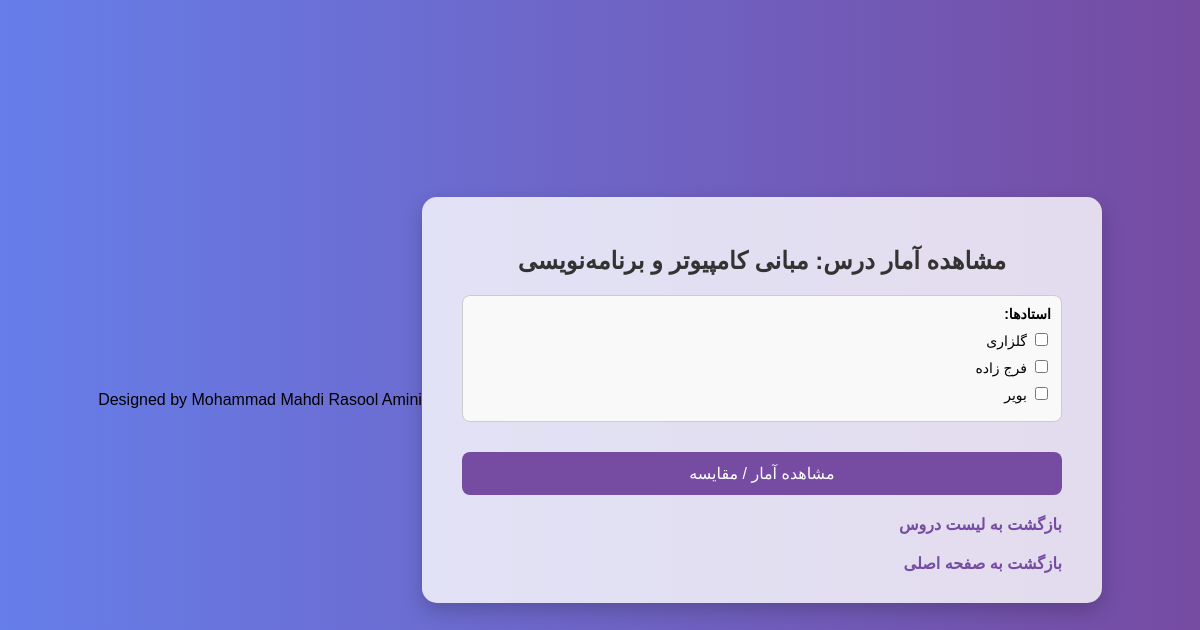
The page /stats/1 on the database its author committed.
### tables this page shows
CREATE TABLE Courses (
    id INTEGER PRIMARY KEY AUTOINCREMENT,
    name TEXT
, category TEXT);

CREATE TABLE Professors (
    id INTEGER PRIMARY KEY AUTOINCREMENT,
    name TEXT UNIQUE
);

### app.py (the view, shortened to what this page needs)
@app.route("/stats/<int:course_id>", methods=["GET", "POST"])
def stats(course_id):
    db = get_db()
    course = db.execute("SELECT id, name FROM Courses WHERE id = ?", (course_id,)).fetchone()
    professors = db.execute("""
        SELECT p.id, p.name FROM Professors p
        JOIN CourseProfessor cp ON cp.professor_id = p.id
        WHERE cp.course_id = ?
    """, (course_id,)).fetchall()
    selected_professor_name = None
    stats = None
    comments = []
    compare_results = None
    selected_professors = []
    db.close()
    return render_template(
        "stats.html",
        course=course,
        professors=professors,
        stats=stats,
        comments=comments,
        selected_professor_name=selected_professor_name,
        compare_results=compare_results,
        selected_professors=[int(p) for p in selected_professors] if selected_professors else []
    )

### app.py (called while the page is built)
def get_db():
    conn = sqlite3.connect("ratings.db")
    conn.row_factory = sqlite3.Row
    return conn

### templates/stats.html (shortened to what this page needs)
<!DOCTYPE html>
<html lang="fa" dir="rtl">
<head>
</head>
<body>
  <div class="card">
    <h2>مشاهده آمار درس: {{ course.name }}</h2>
    <form method="POST">
      <div class="professor-checkboxes">
        <label><strong>استادها:</strong></label>
        {% for prof in professors %}
          <label>
            <input type="checkbox" name="professors" value="{{ prof.id }}"
              {% if selected_professors and prof.id in selected_professors %}checked{% endif %}>
            {{ prof.name }}
          </label>
        {% endfor %}
      </div>
      <button type="submit" name="action" value="compare">مشاهده آمار / مقایسه</button>
    </form>
    <a href="/courses">بازگشت به لیست دروس</a><br>
    <a href="/">بازگشت به صفحه اصلی</a>
  </div>
  <div class="footer">
    Designed by Mohammad Mahdi Rasool Amini
  </div>
</body>
</html>

### templates/stats.html (style rules this page uses)
body { font-family: 'Vazirmatn', sans-serif; background: linear-gradient(to right, #667eea, #764ba2); margin: 0; padding: 0; display: flex; align-items: center; justify-content: center; min-height: 100vh; }
.card { background-color: #ffffffcc; padding: 30px 40px; border-radius: 15px; box-shadow: 0 8px 20px rgba(0, 0, 0, 0.2); width: 90%; max-width: 600px; text-align: right; }
h2, h3, h4 { text-align: center; color: #333; }
label, select { display: block; width: 100%; margin-bottom: 15px; font-size: 14px; }
button { width: 100%; padding: 12px; background-color: #764ba2; color: white; border: none; border-radius: 8px; font-size: 16px; cursor: pointer; transition: background-color 0.3s ease; margin-top: 10px; }
a { color: #764ba2; text-decoration: none; display: inline-block; margin-top: 20px; font-weight: bold; }
.professor-checkboxes { margin: 20px 0; max-height: 200px; overflow-y: auto; border: 1px solid #ccc; padding: 10px; border-radius: 8px; background: #f9f9f9; }
.professor-checkboxes label { display: block; margin-bottom: 8px; cursor: pointer; }

### rows shown on the page
Courses: name "مبانی کامپیوتر و برنامه‌نویسی"
Professors: name "گلزاری"
Professors: name "فرج زاده"
Professors: name "بویر"
